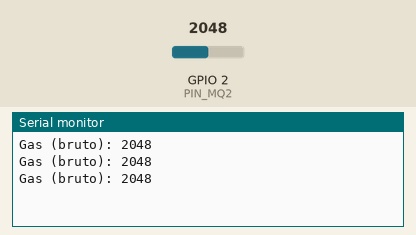
Recording of a sketch running on a simulated ESP32. Parts: the last lines printed to the serial monitor. The inputs (shaded band) are chosen by the test bench; at power-on: GPIO 2 (PIN_MQ2) = 2048 (analog values on the 0–4095 scale).

Above: at 1.3 s.
1.4 s: GPIO 2 (PIN_MQ2) set to 2866
At 1.9 s:
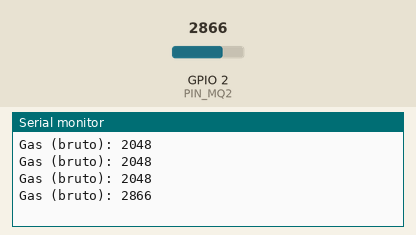
2.9 s: GPIO 2 (PIN_MQ2) set to 3603
At 3.4 s:
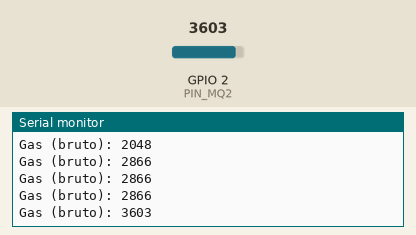
Timing chart, 0 to 5.9 s (numbered marks = the images above; inputs shaded):
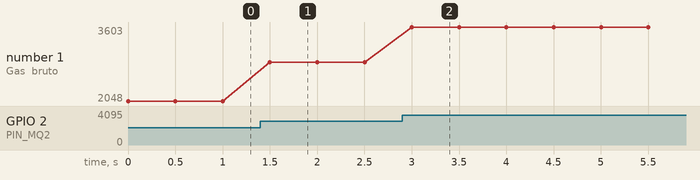

Measured:
- after the input at 1.4 s, the serial monitor: prints a new line after 0.10 s (image 1)
- after the input at 2.9 s, the serial monitor: prints a new line after 0.10 s (image 2)
- plotted number 1: 2048 → 2866 after the input at 1.4 s, 2866 → 3603 after the input at 2.9 s

The sketch:

sensor_gas.ino
```cpp
const int PIN_MQ2 = 2;

void setup() {
  Serial.begin(115200);
  analogReadResolution(12);
  analogSetPinAttenuation(PIN_MQ2, ADC_11db);
}

void loop() {
  Serial.print("Gas (bruto): ");
  Serial.println(analogRead(PIN_MQ2));
  delay(500);
}
```
